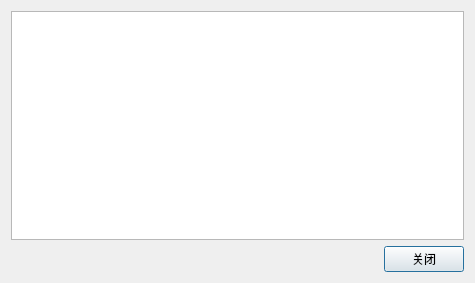
<?xml version="1.0" encoding="UTF-8"?>
<ui version="4.0">
 <class>Dialog</class>
 <widget class="QDialog" name="Dialog">
  <property name="geometry">
   <rect>
    <x>0</x>
    <y>0</y>
    <width>475</width>
    <height>283</height>
   </rect>
  </property>
  <property name="windowTitle">
   <string>Dialog</string>
  </property>
  <layout class="QHBoxLayout" name="horizontalLayout_2">
   <item>
    <layout class="QVBoxLayout" name="verticalLayout">
     <item>
      <widget class="QTextEdit" name="textEdit"/>
     </item>
     <item>
      <layout class="QHBoxLayout" name="horizontalLayout">
       <item>
        <spacer name="horizontalSpacer">
         <property name="orientation">
          <enum>Qt::Horizontal</enum>
         </property>
         <property name="sizeHint" stdset="0">
          <size>
           <width>40</width>
           <height>20</height>
          </size>
         </property>
        </spacer>
       </item>
       <item>
        <widget class="QPushButton" name="closeButton">
         <property name="text">
          <string>关闭</string>
         </property>
        </widget>
       </item>
      </layout>
     </item>
    </layout>
   </item>
  </layout>
 </widget>
 <resources/>
 <connections>
  <connection>
   <sender>closeButton</sender>
   <signal>clicked()</signal>
   <receiver>Dialog</receiver>
   <slot>close()</slot>
   <hints>
    <hint type="sourcelabel">
     <x>408</x>
     <y>263</y>
    </hint>
    <hint type="destinationlabel">
     <x>212</x>
     <y>252</y>
    </hint>
   </hints>
  </connection>
 </connections>
</ui>
